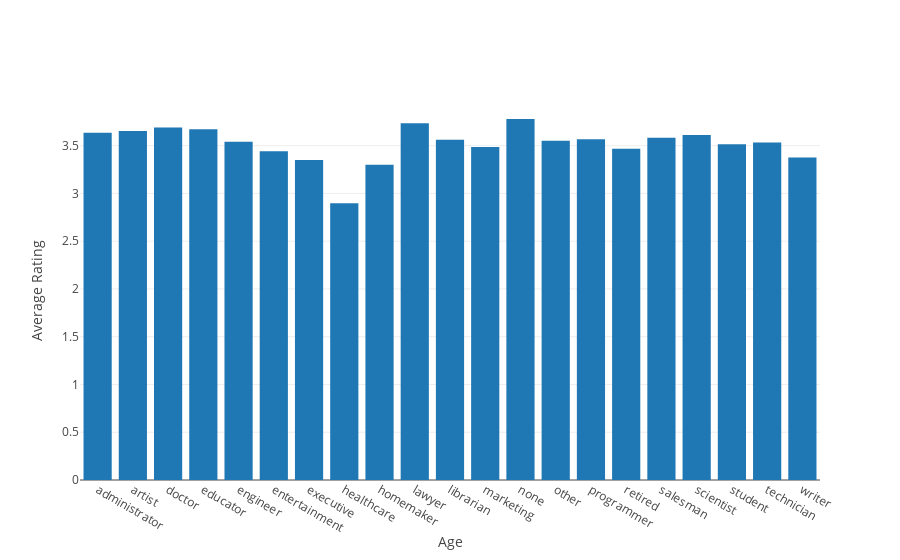

Notebook code for this chart:
### Code cell
trace0 = Bar(
        x = occupation_rating.index,
        y = occupation_rating.rating,
        
)
data = [trace0]
layout = dict(xaxis = dict(title = 'Age'),
              yaxis = dict(title = 'Average Rating'),
              barmode='group'
              )
fig = dict(data = data, layout = layout)
plot.iplot(fig, filename='Average rating vs occupation')

### Figure 1 — Plotly figure (JSON) as saved in the notebook; plotly's stock layout.template omitted (floating-point values rounded to 4 significant figures)
{"data": [{"type": "bar", "x": ["administrator", "artist", "doctor", "educator", "engineer", "entertainment", "executive", "healthcare", "homemaker", "lawyer", "librarian", "marketing", "none", "other", "programmer", "retired", "salesman", "scientist", "student", "technician", "writer"], "y": [3.636, 3.653, 3.689, 3.671, 3.541, 3.441, 3.349, 2.896, 3.301, 3.735, 3.561, 3.486, 3.779, 3.552, 3.568, 3.467, 3.583, 3.611, 3.515, 3.532, 3.376]}], "layout": {"barmode": "group", "xaxis": {"title": "Age"}, "yaxis": {"title": "Average Rating"}}}
